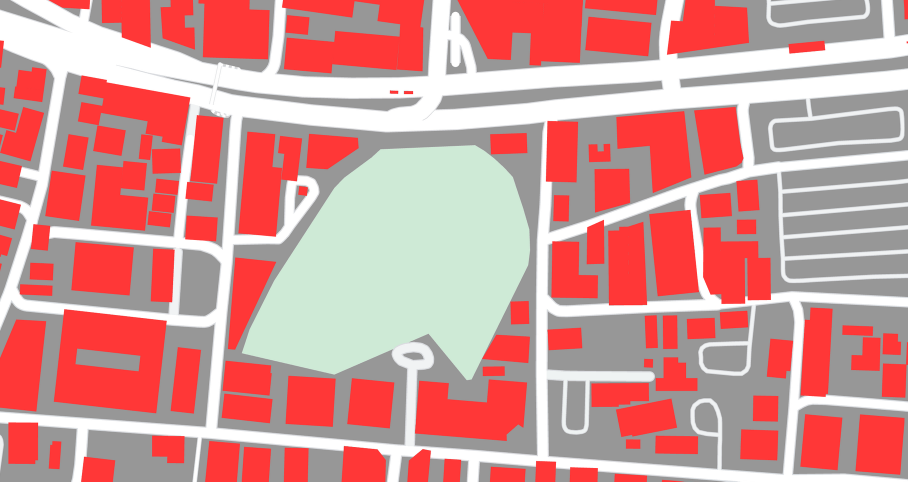
#> input picture Images/customgoogle.png, 1816 x 963 px, found by its file name (shown at 1/2 size)
$ jupyter execute --allow-errors cornDetection_test.ipynb
#> lines starting #> are read from the running program, lines starting #| are printed output that depends on the picture; after the words box and inside, x2 and y2 are one past the last pixel; in counts of white or black regions, pixels touching at a corner belong together
[cell 1]
import cv2
import math
from win32api import GetSystemMetrics
import time
import numpy as np

#enter path of the image I sent you
imagePath = 'Images\\customgoogle.PNG'

[cell 2]
selectedPoints = []
# [5 lines left out: function click_event_selectedpoints, not called in this run]

def get_resized_for_display_img(img):
    screen_w, screen_h = GetSystemMetrics(0), GetSystemMetrics(1)
    #print("screen size",screen_w, screen_h)
    h,w,channel_nbr = img.shape
    # img get w of screen and adapt h
    h = h * (screen_w / w)
    w = screen_w
    if h > screen_h: #if img h still too big
        # img get h of screen and adapt w
        w = w * (screen_h / h)
        h = screen_h
    w, h = w*0.9, h*0.9 # because you don't want it to be that big, right ?
    w, h = int(w), int(h) # you need int for the cv2.resize
    return cv2.resize(img, (w, h))

#using new bgr values for the new image in low red.
# [48 lines left out: function getBorderContour_text, not called in this run]

[cell 3]
# [17 lines left out: function detectCorner, not called in this run]

[cell 4]
img = cv2.imread(imagePath)
#> img is the input picture: shape (963, 1816, 3); mean B, G, R 148.6, 150.5, 211.7
#> (the rest of this cell did not finish here and is left out)

image = get_resized_for_display_img(img)
# convert image to HSV
#hsv = cv2.cvtColor(img, cv2.COLOR_BGR2HSV)

#will show black and white image of borders of the buildings. Click on this image at different points to encircle a
#a structure for corner detection. Coordinates will not be displayed. Coordinates will be stored and resultant mask will
#be displayed.
cntr_img = getBorderContour_text(img)

cv2.imshow("cntr trace", cntr_img)
cv2.setMouseCallback('cntr trace', click_event_selectedpoints)
cv2.waitKey(0)
cv2.destroyAllWindows()

[cell 5]
low_red = (55,55,255)

red_mask = cv2.inRange(img, low_red, low_red )
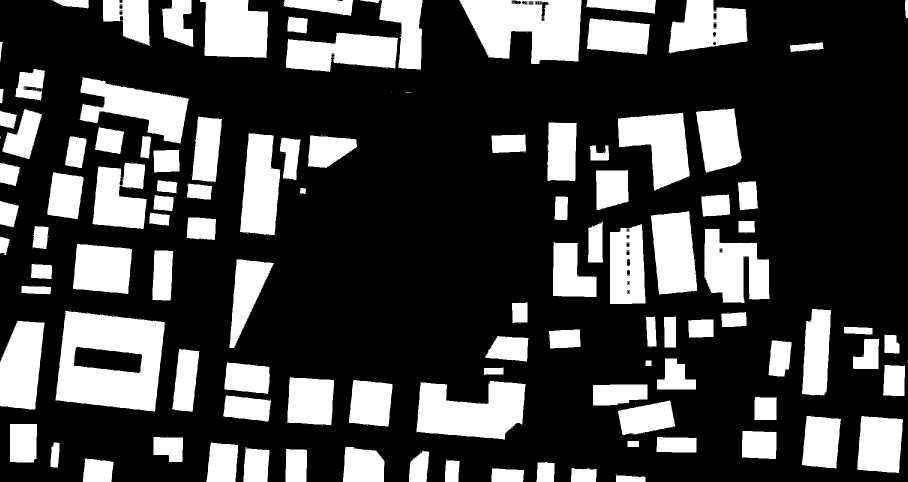
#> red_mask: shape (963, 1816) (shown at 1/2 size); 27.2% white; 387 white regions (279 under 20 px), largest, box (x1, y1, x2, y2) and area: (111, 622, 330, 823) 30968, (918, 0, 1163, 128) 22295, (833, 762, 1051, 879) 18313


# combine masks

original_frame = cv2.imread(imagePath)
#> (the rest of this cell did not finish here and is left out)


$ run again, with Images/DubaiImg.png copied over Images/customgoogle.png
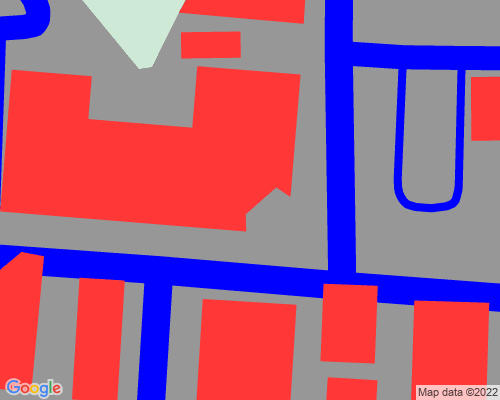
#> input picture Images/DubaiImg.png, 500 x 400 px, found by its file name
#> img is the input picture: shape (400, 500, 3); mean B, G, R 133.2, 94.1, 167.6
#> `red_mask = cv2.inRange(img, low_red, low_red )`:
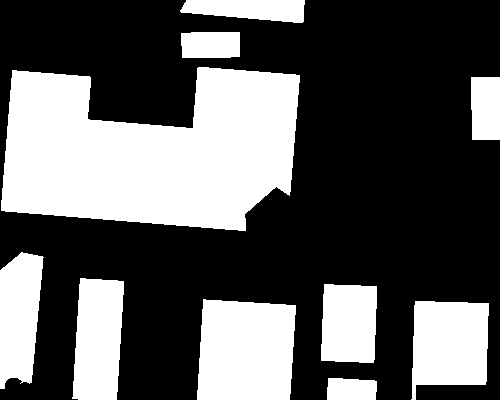
#> red_mask: shape (400, 500); 36.3% white; 10 white regions, largest, box (x1, y1, x2, y2) and area: (1, 67, 300, 231) 36569, (197, 299, 296, 400) 9124, (411, 301, 489, 400) 6240
